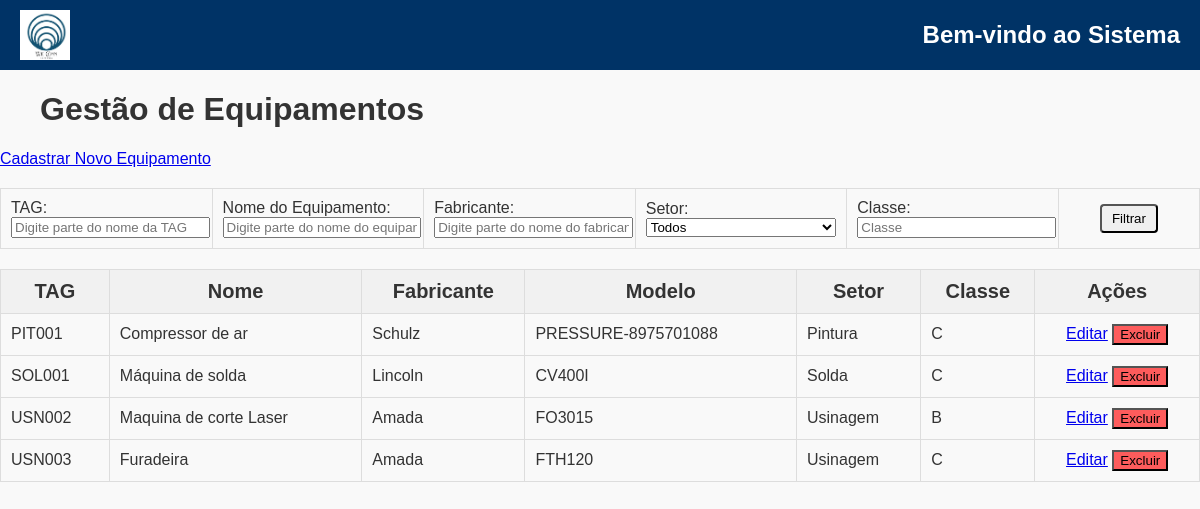
The app's page /CadEquip/ (signed in) with its own data.
### CadEquip/models.py (models this page shows, shortened)
class Equipamento(models.Model):
    CLASSIFICACAO = [
        ('a', 'A'),
        ('b', 'B'),
        ('c', 'C'),
    ]
    nome = models.CharField(max_length=200)
    tag = models.CharField(max_length=200, unique=True)
    patrimonio = models.CharField(
        max_length=200,
        unique=True,
        blank=True,  # Allow blank values
        null=True   # Allow null values
    )
    modelo = models.CharField(max_length=200)
    fabricante = models.CharField(max_length=200)
    numero_serie = models.CharField(max_length=200, unique=False, blank=True, null=True)
    ano_fabricacao = models.CharField(max_length=200, blank=True, null=True)
    data_criacao = models.DateTimeField(auto_now_add=True)
    setor = models.ForeignKey('gestaoOS.Setor', on_delete=models.CASCADE, related_name='equipamentos')
    local = models.CharField(max_length=150, blank=True, null=True)
    foto = models.ImageField(upload_to='fotos_equipamentos/%Y/%m/%d/', null=True, blank=True)
    fornecedor = models.ForeignKey(
        'CadFornecedor.Fornecedor',  # Relaciona ao modelo Fornecedor do app CadFornecedor
        on_delete=models.SET_NULL,
        related_name='equipamentos',
        null=True,
        blank=True
    )
    manual_operacao = models.FileField(upload_to='manuais/', null=True, blank=True)
    garantia_termino = models.DateField(null=True, blank=True)
    classe = models.CharField(max_length=1, blank=True, null=True)
    ssma = models.CharField(
        max_length=1,
        choices=CLASSIFICACAO,
        default='c',
    )
    qualidade = models.CharField(
        max_length=1,
        choices=CLASSIFICACAO,
        default='c',
    )
    operacao = models.CharField(
        max_length=1,
        choices=CLASSIFICACAO,
        default='c',
    )
    entrega = models.CharField(
        max_length=1,
        choices=CLASSIFICACAO,
        default='c',
    )
    mtbf = models.CharField(
        max_length=1,
        choices=CLASSIFICACAO,
        default='c',
    )
    mttr = models.CharField(
        max_length=1,
        choices=CLASSIFICACAO,
        default='c',
    )
    horimetro_atual = models.FloatField(default=0, help_text="Horas totais de operação do equipamento")
    ultima_atualizacao = models.DateTimeField(null=True, blank=True)
    class Meta:
        verbose_name = 'Equipamento'
        verbose_name_plural = 'Equipamentos'

### gestaoOS/models.py (models this page shows, shortened)
class Setor(models.Model):
    nome = models.CharField(max_length=100, unique=True)

### CadEquip/views.py (the view)
# urls.py: path('CadEquip/', listar_equipamentos, name='CadEquip'),
@login_required
def listar_equipamentos(request):
    equipamentos = Equipamento.objects.all()
    tag = request.GET.get('tag')
    if tag:
        equipamentos = equipamentos.filter(tag__icontains=tag)
    setor_id = request.GET.get('setor')
    if setor_id:
        equipamentos = equipamentos.filter(setor_id=setor_id)
    nome = request.GET.get('nome')
    if nome:
        equipamentos = equipamentos.filter(nome__icontains=nome)
    descricao = request.GET.get('descricao')
    if descricao:
        equipamentos = equipamentos.filter(descricao__icontains=descricao)
    fabricante = request.GET.get('fabricante')
    if fabricante:
        equipamentos = equipamentos.filter(fabricante__icontains=fabricante)
    classe = request.GET.get('classe')
    if classe:
        equipamentos = equipamentos.filter(classe__icontains=classe)
    setores = Setor.objects.all()
    return render(request, 'CadEquipHome.html', {
        'equipamentos': equipamentos,
        'setores': setores
    })

### CadEquip/templates/CadEquipHome.html (shortened to what this page needs)
{% extends 'base.html' %}
{% load static %}
{% block content %}
<link rel="stylesheet" href="https://maxcdn.bootstrapcdn.com/font-awesome/4.7.0/css/font-awesome.min.css">
<div class="content-container">
    <div class="top-side">
        <h1 style="text-align: left; margin-left: 40px;">Gestão de Equipamentos</h1>
        <a href="{% url 'cria_equipamento' %}" class="custom-button">Cadastrar Novo Equipamento</a>
    </div>
    <table class="tabela-sem-divisoes" style="border: none">
        <form method="get" action="{% url 'CadEquip' %}">
            <td style="width: 15%">
                <div>
                    <label for="tag">TAG:</label>
                    <input type="text" name="tag" id="tag" placeholder="Digite parte do nome da TAG">
                </div>
            </td>
            <td style="width: 15%">
                <div>
                    <label for="nome">Nome do Equipamento:</label>
                    <input type="text" name="nome" id="nome" placeholder="Digite parte do nome do equipamento">
                </div>
            </td>
            <td style="width: 15%">
                <div>
                    <label for="fabricante">Fabricante:</label>
                    <input type="text" name="fabricante" id="fabricante" placeholder="Digite parte do nome do fabricante">
                </div>
            </td>
            <td style="width: 15%">
                <div>
                    <label for="setor">Setor:</label>
                    <select name="setor" id="setor">
                        <option value="">Todos</option>
                    </select>
                </div>
            </td>
            <td style="width: 15%">
                <div>
                    <label for="classe">Classe:</label>
                    <input type="text" name="classe" id="classe" placeholder="Classe">
                </div>
            </td>
            <td style="width: 10%;">
                <div style="text-align: center;">
                    <button type="submit" class="btn btn-primary">Filtrar</button>
                </div>
            </td>
        </form>
    </table>
    <table border="1">
        <thead>
            <tr>
                <th>TAG</th>
                <th>Nome</th>
                <th>Fabricante</th>
                <th>Modelo</th>
                <th>Setor</th>
                <th>Classe</th>
                <th>Ações</th>
            </tr>
        </thead>
        <tbody>
            {% for equipamento in equipamentos %}
                <tr>
                    <td>{{ equipamento.tag }}</td>
                    <td>{{ equipamento.nome }}</td>
                    <td>{{ equipamento.fabricante }}</td>
                    <td>{{ equipamento.modelo }}</td>
                    <td>{{ equipamento.setor.nome }}</td>
                    <td>{{ equipamento.classe }}</td>
                    <td style="text-align: center;">
                        <a href="{% url 'editar_equipamento' equipamento.id %}" class="custom-button table-button">Editar</a>
                        <form method="post" action="{% url 'excluir_equipamento' equipamento.id %}" style="display:inline;" onsubmit="return confirmDelete();">
                            <button type="submit" class="custom-button table-button delete-button">Excluir</button>
                        </form>
                    </td>
                </tr>
            {% endfor %}
        </tbody>
    </table>
</div>
{% endblock %}

### gestaoOS/static/css/style.css (style rules this page uses)
body { font-family: Garamond, sans-serif; margin: 0; padding: 0; background-color: #f9f9f9; color: #333; }
.btn { padding: 5px 10px; text-decoration: none; border-radius: 4px; transition: background-color 0.3s; }
table { width: 100%; border-collapse: collapse; margin-top: 20px; }
table, th, td { border: 1px solid #ddd; }
th, td { padding: 10px; text-align: left; }
th { background-color: #f1f1f1; }
tr:nth-child(even) { background-color: #f9f9f9; }
input, select, textarea { width: 100%; }

### CadEquip/templates/CadEquipHome.html (style rules this page uses)
.content-container th { font-size: 20px; text-align: center; }
.content-container .delete-button { background-color: rgb(253, 92, 92); }

### records on screen
Equipamento: tag "PIT001", nome "Compressor de ar", fabricante "Schulz", modelo "PRESSURE-8975701088", setor.nome "Pintura", classe "C"
Equipamento: tag "SOL001", nome "Máquina de solda", fabricante "Lincoln", modelo "CV400I", setor.nome "Solda", classe "C"
Equipamento: tag "USN002", nome "Maquina de corte Laser", fabricante "Amada", modelo "FO3015", setor.nome "Usinagem", classe "B"
Equipamento: tag "USN003", nome "Furadeira", fabricante "Amada", modelo "FTH120", setor.nome "Usinagem", classe "C"
